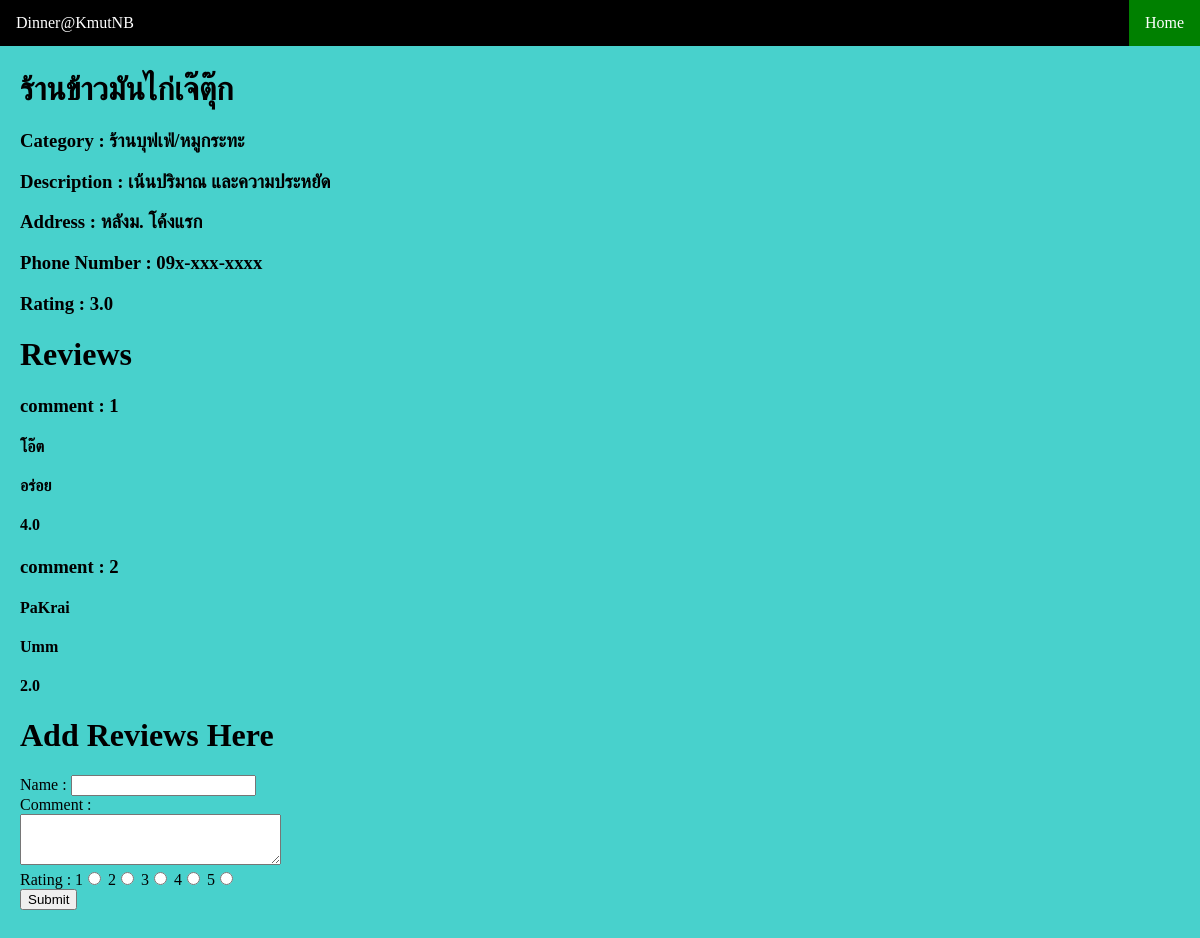
The page /Review/res/4/ on the database its author committed.
### webReview/models.py (models this page shows)
class Restaurant(models.Model):
    name = models.TextField()
    description = models.TextField()
    address = models.TextField()
    phone_num = models.TextField()
    Category = models.TextField()
    rating = models.FloatField(default = 0)

class Reviews(models.Model):
    name = models.TextField()
    comment = models.TextField()
    rating = models.FloatField(validators=[MinValueValidator(1.0), MaxValueValidator(5.0)],)
    restau = models.ForeignKey(Restaurant,on_delete=models.CASCADE)

### webReview/views.py (the view)
# urls.py: path('res/<int:rest_id>/', views.res, name='res'),
def res(request,rest_id):
    rest_descrip = get_object_or_404(Restaurant, pk=rest_id)
    rev =  Reviews.objects.filter(restau=rest_id)
    return render(request, 'rest.html',{'rest_descrip':rest_descrip,'rev':rev})

### webReview/templates/rest.html (shortened to what this page needs)
<!DOCTYPE html>
<html>
<head>
</head>
<body>
<ul>
  <li><a href="#news">Dinner@KmutNB</a></li>
  <li style="float:right"><a class="rightmenu" href="{% url 'review:home' %}">Home</a></li>
</ul>
<div style="padding:20px;margin-top:30px;background-color:#48D1CC	;height:1500px;">
  <h1>{{rest_descrip.name}}</h1>
  <h3>Category : {{rest_descrip.Category}}</h3>
  <h3>Description : {{rest_descrip.description}}</h3>
  <h3>Address : {{rest_descrip.address}}</h3>
  <h3>Phone Number : {{rest_descrip.phone_num}}</h3>
  <h3>Rating : {{rest_descrip.rating}}
  <h1>Reviews</h1>
  {% if rev %}
     {% for index in rev %}
       <h3>comment : {{ forloop.counter }} </h3>
       <h4>{{index.name}}</h4>
       <h4>{{index.comment}}</h4>
       <h4>{{index.rating}}</h4>
     {% endfor %}
  {% else %}
    <h3>No Review yet </h3>
  {% endif %}
  <h1>Add Reviews Here</h1>
  <form action="{% url 'review:add_review' rest_descrip.id %}" method="post">
    Name : <input type="TextInput" name="Rname" value=""></br>
    Comment : </br><textarea name="Rcomm" rows="3" cols="30"></textarea></br>
    Rating : 1<input type="radio" name="Rating" value=1> 2<input type="radio" name="Rating" value=2> 3<input type="radio" name="Rating" value=3> 4<input type="radio" name="Rating" value=4> 5<input type="radio" name="Rating" value=5></br>
    <input type="submit" value="Submit">
  </form>
</div>
</body>
</html>

### webReview/templates/rest.html (style rules this page uses)
body { margin:0; }
ul { list-style-type: none; margin: 0; padding: 0; overflow: hidden; background-color: black ; position: fixed; top: 0; width: 100%; }
li { float: left; }
li a { display: block; color: white; text-align: center; padding: 14px 16px; text-decoration: none; }
.rightmenu { background-color: green; }

### rows shown on the page
Restaurant: name "ร้านข้าวมันไก่เจ๊ตุ๊ก", Category "ร้านบุฟเฟ่/หมูกระทะ", description "เน้นปริมาณ และความประหยัด", address "หลังม. โค้งแรก", phone_num "09x-xxx-xxxx", rating "3.0"
Reviews: name "โอ๊ต", comment "อร่อย", rating "4.0"
Reviews: name "PaKrai", comment "Umm", rating "2.0"
